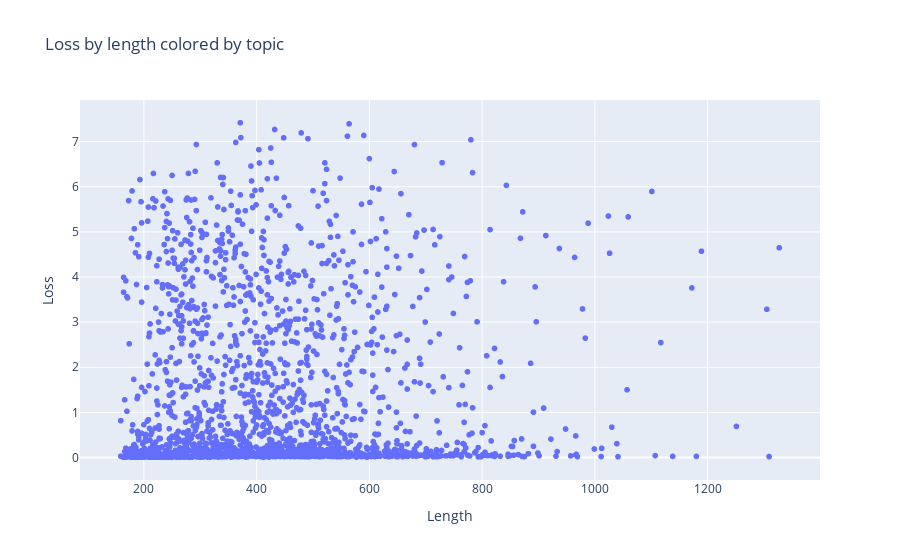

Write notebook code for a chart like this one.
### Code cell
fig = px.scatter(x=dataset_pandas["length"], y=dataset_pandas["loss"],
                 labels={"x": "Length", "y": "Loss"},
                 title="Loss by length colored by topic")

fig.show()

### Figure 1 — Plotly figure (JSON) as saved in the notebook; plotly's stock layout.template omitted (floating-point values rounded to 4 significant figures; data arrays with more than 128 entries replaced by an {"elided": "..."} marker saying what was removed)
{"data": [{"hovertemplate": "Length=%{x}<br>Loss=%{y}<extra></extra>", "legendgroup": "", "marker": {"color": "#636efa", "symbol": "circle"}, "mode": "markers", "name": "", "showlegend": false, "type": "scattergl", "x": {"elided": "2231 int values"}, "xaxis": "x", "y": {"elided": "2231 float values"}, "yaxis": "y"}], "layout": {"legend": {"tracegroupgap": 0}, "title": {"text": "Loss by length colored by topic"}, "xaxis": {"anchor": "y", "domain": [0, 1], "title": {"text": "Length"}}, "yaxis": {"anchor": "x", "domain": [0, 1], "title": {"text": "Loss"}}}}
